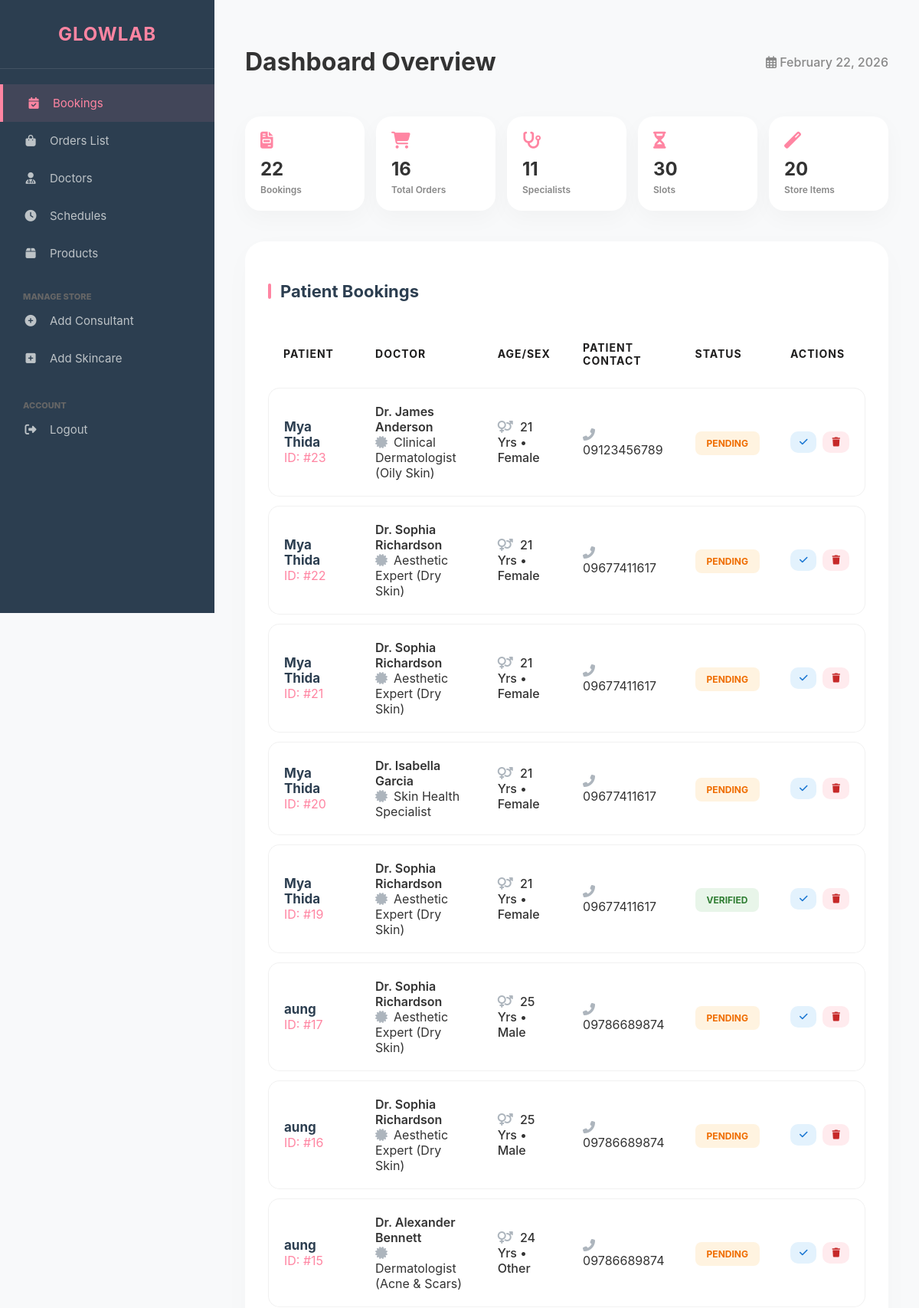
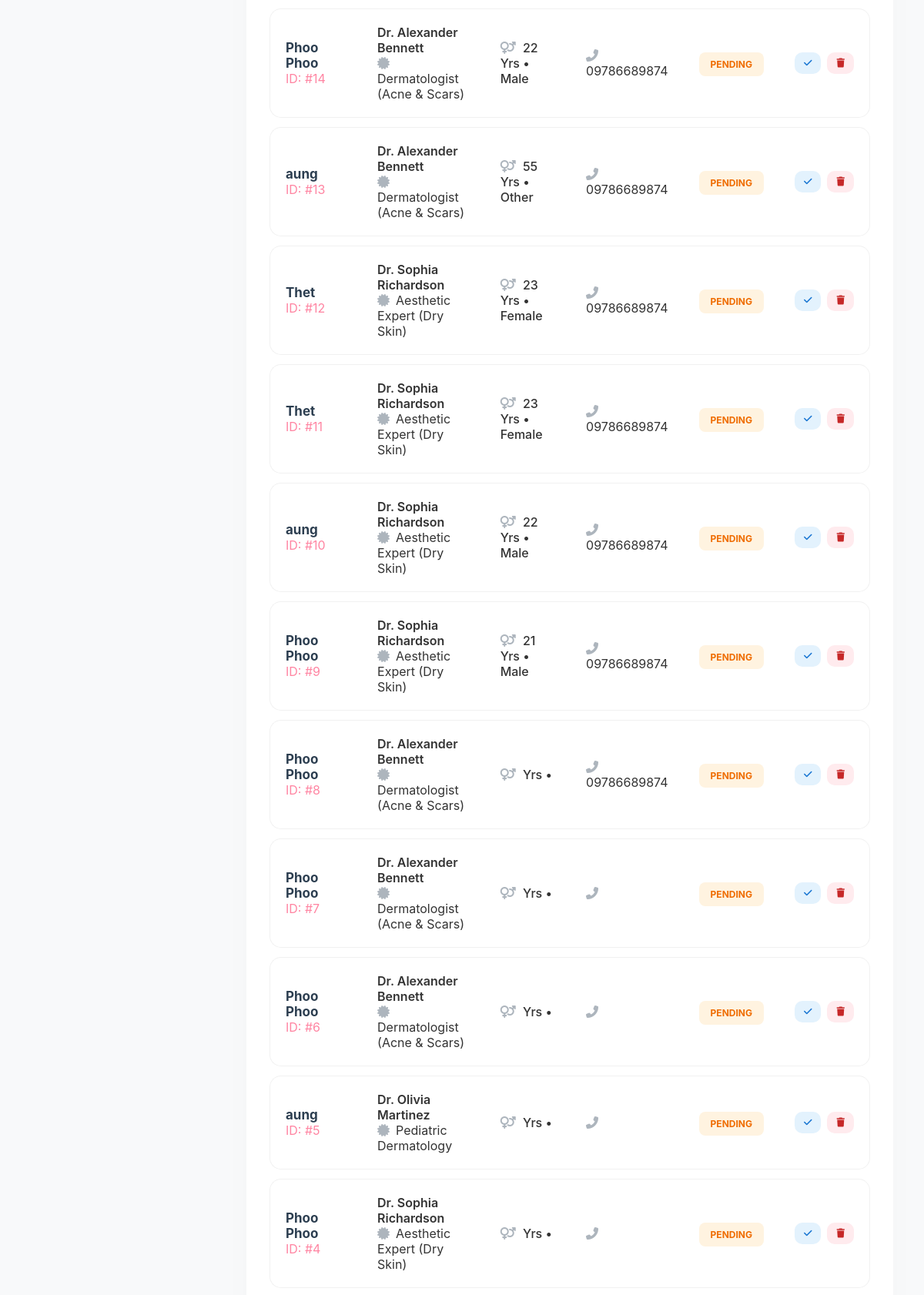
/admin/admin_dashboard.php (upper part), run on the app's committed database (2 pictures, top to bottom).
### tables this page shows
CREATE TABLE `bookings` (
  `id` int(11) NOT NULL,
  `doctor_id` int(11) DEFAULT NULL,
  `schedule_id` int(11) DEFAULT NULL,
  `patient_name` varchar(255) DEFAULT NULL,
  `appointment_date` date DEFAULT NULL,
  `appointment_time` varchar(100) DEFAULT NULL,
  `status` varchar(50) DEFAULT 'Pending',
  `phone` varchar(20) DEFAULT NULL,
  `age` int(11) DEFAULT NULL,
  `gender` varchar(10) DEFAULT NULL,
  `symptoms` text DEFAULT NULL
);

CREATE TABLE `consultants` (
  `id` int(11) NOT NULL,
  `name` varchar(100) DEFAULT NULL,
  `specialty` varchar(100) DEFAULT NULL,
  `contact` varchar(50) DEFAULT NULL,
  `department` varchar(100) DEFAULT NULL,
  `rating` decimal(2,1) DEFAULT NULL,
  `image_url` varchar(255) DEFAULT NULL,
  `bio` text DEFAULT NULL
);

### admin/admin_dashboard.php (the view, shortened to what this page needs)
<?php
$conn_health = new mysqli("localhost", "root", "", "healthcare_db");
$conn_skincare = new mysqli("localhost", "root", "", "skincare_shop");
$dr_count = $conn_health->query("SELECT COUNT(*) as total FROM consultants")->fetch_assoc()['total'];
$book_count = $conn_health->query("SELECT COUNT(*) as total FROM bookings")->fetch_assoc()['total'];
$prod_count = $conn_skincare->query("SELECT COUNT(*) as total FROM products")->fetch_assoc()['total'];
$sched_count = $conn_health->query("SELECT COUNT(*) as total FROM doctor_schedules")->fetch_assoc()['total'];
$order_count = $conn_skincare->query("SELECT COUNT(*) as total FROM orders")->fetch_assoc()['total'];
$view = isset($_GET['view']) ? $_GET['view'] : 'bookings';
?>
<!DOCTYPE html>
<html lang="en">
<head>
    <link rel="stylesheet" href="https://cdnjs.cloudflare.com/ajax/libs/font-awesome/6.4.0/css/all.min.css">
</head>
<body>
<div class="sidebar">
    <div class="logo-area"><h2>GLOWLAB</h2></div>
    <div class="nav-links">
        <a href="?view=bookings" class="<?= $view=='bookings'?'active':'' ?>"><i class="fas fa-calendar-check"></i> Bookings</a>
        <a href="?view=orders" class="<?= $view=='orders'?'active':'' ?>"><i class="fas fa-shopping-bag"></i> Orders List</a>
        <a href="?view=doctors" class="<?= $view=='doctors'?'active':'' ?>"><i class="fas fa-user-md"></i> Doctors</a>
        <a href="?view=schedules" class="<?= $view=='schedules'?'active':'' ?>"><i class="fas fa-clock"></i> Schedules</a>
        <a href="?view=products" class="<?= $view=='products'?'active':'' ?>"><i class="fas fa-box"></i> Products</a>
        <div style="margin-top: 25px; padding: 0 30px; font-size: 11px; color: #666; font-weight: 800; text-transform: uppercase;">Manage Store</div>
        <a href="admin_add_consultant.php"><i class="fas fa-plus-circle"></i> Add Consultant</a>
        <a href="admin_add_product.php"><i class="fas fa-plus-square"></i> Add Skincare</a>
        <div style="margin-top: 30px; padding: 0 30px; font-size: 11px; color: #666; font-weight: 800; text-transform: uppercase;">Account</div>
<a href="../logout.php"><i class="fas fa-sign-out-alt"></i> Logout</a>
    </div>
</div>
<div class="main">
    <div class="header">
        <h1>Dashboard Overview</h1>
        <div style="color: #888; font-weight: 500;"><i class="far fa-calendar-alt"></i> <?php echo date('F d, Y'); ?></div>
    </div>
    <div class="stats-grid">
        <a href="?view=bookings" class="card"><i class="fas fa-file-invoice"></i><h3><?= $book_count ?></h3><p>Bookings</p></a>
        <a href="?view=orders" class="card"><i class="fas fa-shopping-cart"></i><h3><?= $order_count ?></h3><p>Total Orders</p></a>
        <a href="?view=doctors" class="card"><i class="fas fa-stethoscope"></i><h3><?= $dr_count ?></h3><p>Specialists</p></a>
        <a href="?view=schedules" class="card"><i class="fas fa-hourglass-half"></i><h3><?= $sched_count ?></h3><p>Slots</p></a>
        <a href="?view=products" class="card"><i class="fas fa-magic"></i><h3><?= $prod_count ?></h3><p>Store Items</p></a>
    </div>
    <div class="content-box">
        <?php if($view == 'orders'): ?>
            <h3 class="view-title">Customer Orders</h3>
            <table>
                <thead><tr><th>ID</th><th>Customer Name</th><th>Contact & Address</th><th>Total Price</th><th>Order Date</th><th>Actions</th></tr></thead>
                <tbody>
                <?php $res = $conn_skincare->query("SELECT * FROM orders ORDER BY id DESC");
                while($row = $res->fetch_assoc()): ?>
                <tr>
                    <td>#<?= $row['id'] ?></td>
                    <td style="font-weight:600;"><?= $row['customer_name'] ?></td>
                    <td>
                        <div style="font-size:13px;"><i class="fas fa-phone" style="font-size:10px;"></i> <?= $row['phone'] ?></div>
                        <div style="font-size:12px; color:#888; margin-top:4px;"><i class="fas fa-map-marker-alt" style="font-size:10px;"></i> <?= $row['address'] ?></div>
                    </td>
                    <td style="font-weight:700; color:var(--primary);"><?= number_format($row['total_price']) ?> MMK</td>
                    <td style="font-size:12px; color:#666;"><?= date('M d, Y', strtotime($row['order_date'])) ?></td>
                    <td><div class="action-btns">
                        <a href="?confirm_order=<?= $row['id'] ?>" class="btn btn-check" title="Confirm Order"><i class="fas fa-check"></i></a>
                        <button onclick="confirmDelete('?delete_order=<?= $row['id'] ?>')" class="btn btn-trash"><i class="fas fa-trash"></i></button>
                    </div></td>
                </tr>
                <?php endwhile; ?>
                </tbody>
            </table>
        <?php elseif($view == 'bookings'): ?>
            <h3 class="view-title">Patient Bookings</h3>
            <table>
                <thead><tr><th>Patient</th>
<th>Doctor</th>
<th>Age/Sex</th>
<th>Patient Contact</th>
<th>Status</th>
<th>Actions</th>
</tr></thead>
                <tbody>
                <?php $res = $conn_health->query("
    SELECT bookings.*, consultants.name AS doctor_name, consultants.specialty
    FROM bookings
    LEFT JOIN consultants ON bookings.doctor_id = consultants.id
    ORDER BY bookings.id DESC
");
?>
               <?php while($row = $res->fetch_assoc()): ?>
<tr>
    <td>
        <div style="font-weight:700; color:#2c3e50; font-size:17px;"><?= $row['patient_name'] ?></div>
        <div style="color:#ff85a2;">ID: #<?= $row['id'] ?></div>
    </td>
    <td>
        <div style="font-weight:600;">
            <?= $row['doctor_name'] ?? 'Not Assigned' ?>
        </div>
       <div><i class="fas fa-certificate" style="margin-right:8px; color:#adb5bd;"></i><?= $row['specialty'] ?></div>
    </td>
    <td style="font-weight:500;">
        <i class="fas fa-venus-mars" style="margin-right:5px; color:#adb5bd;"></i> <?= $row['age'] ?> Yrs • <?= $row['gender'] ?>
    </td>
    <td>
        <i class="fas fa-phone-alt" style="margin-right:5px; color:#adb5bd;"></i> <?= $row['phone'] ?>
    </td>
    <td>
        <span class="status <?= strtolower($row['status']) ?>" style="padding: 8px 15px; font-size: 12px;">
            <?= $row['status'] ?>
        </span>
    </td>
    <td>
        <div class="action-btns">
            <a href="?confirm_book=<?= $row['id'] ?>" class="btn btn-check" title="Verify"><i class="fas fa-check"></i></a>
            <button onclick="confirmDelete('?delete_book=<?= $row['id'] ?>')" class="btn btn-trash" title="Delete"><i class="fas fa-trash"></i></button>
        </div>
    </td>
</tr>
<?php endwhile; ?>
                </tbody>
            </table>
        <?php endif; ?>
    </div>
</div>
</body>
</html>

### admin/admin_dashboard.php (style rules this page uses)
:root { --primary: #ff85a2; --dark: #2c3e50; --bg: #f8f9fa; --glass: rgba(255, 255, 255, 0.9); }
body { font-family: 'Inter', sans-serif; background: var(--bg); margin: 0; display: flex; color: #333; }
.sidebar { width: 280px; height: 100vh; background: var(--dark); color: white; position: fixed; transition: 0.4s; z-index: 1000; }
.logo-area { padding: 30px; text-align: center; border-bottom: 1px solid rgba(255,255,255,0.1); }
.logo-area h2 { color: var(--primary); margin: 0; font-size: 24px; letter-spacing: 1px; }
.nav-links { padding: 20px 0; }
.nav-links a { display: flex; align-items: center; color: #bdc3c7; padding: 15px 30px; text-decoration: none; transition: 0.3s; font-size: 15px; }
.nav-links a i { margin-right: 15px; width: 20px; text-align: center; }
.nav-links a:hover, .nav-links a.active { background: rgba(255,133,162,0.1); color: var(--primary); border-left: 4px solid var(--primary); }
.main { margin-left: 280px; padding: 40px; width: calc(100% - 280px); transition: 0.4s; }
.header { display: flex; justify-content: space-between; align-items: center; margin-bottom: 30px; }
.stats-grid { display: grid; grid-template-columns: repeat(5, 1fr); gap: 15px; margin-bottom: 40px; }
.card { background: white; padding: 20px; border-radius: 20px; text-decoration: none; color: inherit; box-shadow: 0 10px 30px rgba(0,0,0,0.03); transition: 0.4s; }
.card i { font-size: 22px; color: var(--primary); margin-bottom: 12px; display: block; }
.card h3 { font-size: 24px; margin: 5px 0; }
.card p { color: #888; margin: 0; font-size: 12px; font-weight: 600; }
.content-box { background: white; border-radius: 25px; padding: 30px; box-shadow: 0 10px 40px rgba(0,0,0,0.02); animation: fadeIn 0.6s ease; }
table { width: 100%; border-collapse: separate; border-spacing: 0 12px; }
th { padding: 15px 20px; text-align: left; color: #1f1e1e; font-weight: 700; font-size: 14px; text-transform: uppercase; letter-spacing: 1px; }
td { padding: 20px; background: #fff; border-top: 1px solid #f1f1f1; border-bottom: 1px solid #f1f1f1; font-size: 16px; color: #333; }
tr td:first-child { border-left: 1px solid #f1f1f1; border-radius: 15px 0 0 15px; }
tr td:last-child { border-right: 1px solid #f1f1f1; border-radius: 0 15px 15px 0; }
.status { padding: 5px 12px; border-radius: 8px; font-size: 11px; font-weight: 700; text-transform: uppercase; }
.verified, .confirmed { background: #e8f5e9; color: #2e7d32; }
.pending { background: #fff3e0; color: #ef6c00; }
.action-btns { display: flex; gap: 8px; }
.btn { border: none; padding: 8px 12px; border-radius: 10px; cursor: pointer; transition: 0.2s; font-size: 12px; text-decoration: none; display: inline-flex; align-items: center; justify-content: center; }
.btn-check { background: #e3f2fd; color: #1976d2; }
.btn-trash { background: #ffebee; color: #c62828; }
h3.view-title { font-size: 22px; margin-bottom: 25px; display: flex; align-items: center; color: var(--dark); }
h3.view-title::before { content: ''; width: 4px; height: 20px; background: var(--primary); margin-right: 12px; border-radius: 10px; }
table thead th:nth-child(1) { width: 20%; }
table thead th:nth-child(2) { width: 25%; }
table thead th:nth-child(3) { width: 15%; }
table thead th:nth-child(4) { width: 15%; }
table thead th:nth-child(5) { width: 10%; }
table thead th:nth-child(6) { width: 15%; }

### data on the page
bookings: patient_name "Mya Thida", id "23", consultants.name "Dr. James Anderson", consultants.specialty "Clinical Dermatologist (Oily Skin)", age "21", gender "Female", phone "09123456789", status "PENDING"
bookings: patient_name "Mya Thida", id "22", consultants.name "Dr. Sophia Richardson", consultants.specialty "Aesthetic Expert (Dry Skin)", age "21", gender "Female", phone "09677411617", status "PENDING"
bookings: patient_name "Mya Thida", id "21", consultants.name "Dr. Sophia Richardson", consultants.specialty "Aesthetic Expert (Dry Skin)", age "21", gender "Female", phone "09677411617", status "PENDING"
bookings: patient_name "Mya Thida", id "20", consultants.name "Dr. Isabella Garcia", consultants.specialty "Skin Health Specialist", age "21", gender "Female", phone "09677411617", status "PENDING"
bookings: patient_name "Mya Thida", id "19", consultants.name "Dr. Sophia Richardson", consultants.specialty "Aesthetic Expert (Dry Skin)", age "21", gender "Female", phone "09677411617", status "VERIFIED"
bookings: patient_name "aung", id "17", consultants.name "Dr. Sophia Richardson", consultants.specialty "Aesthetic Expert (Dry Skin)", age "25", gender "Male", phone "09786689874", status "PENDING"
bookings: patient_name "aung", id "16", consultants.name "Dr. Sophia Richardson", consultants.specialty "Aesthetic Expert (Dry Skin)", age "25", gender "Male", phone "09786689874", status "PENDING"
bookings: patient_name "aung", id "15", consultants.name "Dr. Alexander Bennett", consultants.specialty "Dermatologist (Acne & Scars)", age "24", gender "Other", phone "09786689874", status "PENDING"
bookings: patient_name "Phoo Phoo", id "14", consultants.name "Dr. Alexander Bennett", consultants.specialty "Dermatologist (Acne & Scars)", age "22", gender "Male", phone "09786689874", status "PENDING"
bookings: patient_name "aung", id "13", consultants.name "Dr. Alexander Bennett", consultants.specialty "Dermatologist (Acne & Scars)", age "55", gender "Other", phone "09786689874", status "PENDING"
bookings: patient_name "Thet", id "12", consultants.name "Dr. Sophia Richardson", consultants.specialty "Aesthetic Expert (Dry Skin)", age "23", gender "Female", phone "09786689874", status "PENDING"
bookings: patient_name "Thet", id "11", consultants.name "Dr. Sophia Richardson", consultants.specialty "Aesthetic Expert (Dry Skin)", age "23", gender "Female", phone "09786689874", status "PENDING"
bookings: patient_name "aung", id "10", consultants.name "Dr. Sophia Richardson", consultants.specialty "Aesthetic Expert (Dry Skin)", age "22", gender "Male", phone "09786689874", status "PENDING"
bookings: patient_name "Phoo Phoo", id "9", consultants.name "Dr. Sophia Richardson", consultants.specialty "Aesthetic Expert (Dry Skin)", age "21", gender "Male", phone "09786689874", status "PENDING"
bookings: patient_name "Phoo Phoo", id "8", consultants.name "Dr. Alexander Bennett", consultants.specialty "Dermatologist (Acne & Scars)", phone "09786689874", status "PENDING"
bookings: patient_name "Phoo Phoo", id "7", consultants.name "Dr. Alexander Bennett", consultants.specialty "Dermatologist (Acne & Scars)", status "PENDING"
bookings: patient_name "Phoo Phoo", id "6", consultants.name "Dr. Alexander Bennett", consultants.specialty "Dermatologist (Acne & Scars)", status "PENDING"
bookings: patient_name "aung", id "5", consultants.name "Dr. Olivia Martinez", consultants.specialty "Pediatric Dermatology", status "PENDING"
bookings: patient_name "Phoo Phoo", id "4", consultants.name "Dr. Sophia Richardson", consultants.specialty "Aesthetic Expert (Dry Skin)", status "PENDING"

### other printed values
$book_count "22"
$order_count "16"
$dr_count "11"
$sched_count "30"
$prod_count "20"
